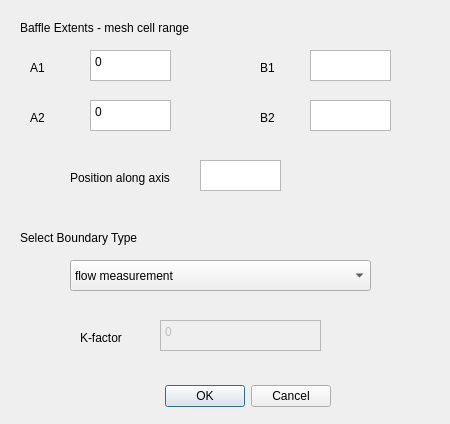
<?xml version="1.0" encoding="UTF-8"?>
<ui version="4.0">
 <class>BaffleDialog</class>
 <widget class="QDialog" name="BaffleDialog">
  <property name="geometry">
   <rect>
    <x>0</x>
    <y>0</y>
    <width>450</width>
    <height>424</height>
   </rect>
  </property>
  <property name="sizePolicy">
   <sizepolicy hsizetype="Fixed" vsizetype="Fixed">
    <horstretch>0</horstretch>
    <verstretch>0</verstretch>
   </sizepolicy>
  </property>
  <property name="minimumSize">
   <size>
    <width>450</width>
    <height>424</height>
   </size>
  </property>
  <property name="maximumSize">
   <size>
    <width>450</width>
    <height>424</height>
   </size>
  </property>
  <property name="windowTitle">
   <string>Special Boundary</string>
  </property>
  <widget class="QDialogButtonBox" name="buttonBox">
   <property name="geometry">
    <rect>
     <x>40</x>
     <y>380</y>
     <width>291</width>
     <height>32</height>
    </rect>
   </property>
   <property name="orientation">
    <enum>Qt::Horizontal</enum>
   </property>
   <property name="standardButtons">
    <set>QDialogButtonBox::Cancel|QDialogButtonBox::Ok</set>
   </property>
  </widget>
  <widget class="QLabel" name="label">
   <property name="geometry">
    <rect>
     <x>20</x>
     <y>230</y>
     <width>251</width>
     <height>16</height>
    </rect>
   </property>
   <property name="text">
    <string>Select Boundary Type</string>
   </property>
  </widget>
  <widget class="QComboBox" name="select">
   <property name="geometry">
    <rect>
     <x>70</x>
     <y>260</y>
     <width>301</width>
     <height>31</height>
    </rect>
   </property>
   <item>
    <property name="text">
     <string>flow measurement</string>
    </property>
   </item>
   <item>
    <property name="text">
     <string>barrier</string>
    </property>
   </item>
   <item>
    <property name="text">
     <string>headloss</string>
    </property>
   </item>
  </widget>
  <widget class="QLabel" name="kfactor">
   <property name="geometry">
    <rect>
     <x>80</x>
     <y>330</y>
     <width>201</width>
     <height>16</height>
    </rect>
   </property>
   <property name="text">
    <string>K-factor</string>
   </property>
  </widget>
  <widget class="QPlainTextEdit" name="value">
   <property name="enabled">
    <bool>false</bool>
   </property>
   <property name="geometry">
    <rect>
     <x>160</x>
     <y>320</y>
     <width>161</width>
     <height>31</height>
    </rect>
   </property>
   <property name="verticalScrollBarPolicy">
    <enum>Qt::ScrollBarAlwaysOff</enum>
   </property>
   <property name="plainText">
    <string>0</string>
   </property>
  </widget>
  <widget class="QLabel" name="label_4">
   <property name="geometry">
    <rect>
     <x>20</x>
     <y>20</y>
     <width>201</width>
     <height>16</height>
    </rect>
   </property>
   <property name="text">
    <string>Baffle Extents - mesh cell range</string>
   </property>
  </widget>
  <widget class="QLabel" name="A1">
   <property name="geometry">
    <rect>
     <x>30</x>
     <y>60</y>
     <width>51</width>
     <height>16</height>
    </rect>
   </property>
   <property name="text">
    <string>A1</string>
   </property>
  </widget>
  <widget class="QPlainTextEdit" name="extentA1">
   <property name="geometry">
    <rect>
     <x>90</x>
     <y>50</y>
     <width>81</width>
     <height>31</height>
    </rect>
   </property>
   <property name="verticalScrollBarPolicy">
    <enum>Qt::ScrollBarAlwaysOff</enum>
   </property>
   <property name="plainText">
    <string>0</string>
   </property>
  </widget>
  <widget class="QLabel" name="B1">
   <property name="geometry">
    <rect>
     <x>260</x>
     <y>60</y>
     <width>41</width>
     <height>16</height>
    </rect>
   </property>
   <property name="text">
    <string>B1</string>
   </property>
  </widget>
  <widget class="QPlainTextEdit" name="extentB1">
   <property name="geometry">
    <rect>
     <x>310</x>
     <y>50</y>
     <width>81</width>
     <height>31</height>
    </rect>
   </property>
   <property name="verticalScrollBarPolicy">
    <enum>Qt::ScrollBarAlwaysOff</enum>
   </property>
   <property name="horizontalScrollBarPolicy">
    <enum>Qt::ScrollBarAlwaysOff</enum>
   </property>
  </widget>
  <widget class="QPlainTextEdit" name="extentB2">
   <property name="geometry">
    <rect>
     <x>310</x>
     <y>100</y>
     <width>81</width>
     <height>31</height>
    </rect>
   </property>
   <property name="verticalScrollBarPolicy">
    <enum>Qt::ScrollBarAlwaysOff</enum>
   </property>
   <property name="horizontalScrollBarPolicy">
    <enum>Qt::ScrollBarAlwaysOff</enum>
   </property>
  </widget>
  <widget class="QLabel" name="B2">
   <property name="geometry">
    <rect>
     <x>260</x>
     <y>110</y>
     <width>41</width>
     <height>16</height>
    </rect>
   </property>
   <property name="text">
    <string>B2</string>
   </property>
  </widget>
  <widget class="QPlainTextEdit" name="extentA2">
   <property name="geometry">
    <rect>
     <x>90</x>
     <y>100</y>
     <width>81</width>
     <height>31</height>
    </rect>
   </property>
   <property name="verticalScrollBarPolicy">
    <enum>Qt::ScrollBarAlwaysOff</enum>
   </property>
   <property name="plainText">
    <string>0</string>
   </property>
  </widget>
  <widget class="QLabel" name="A2">
   <property name="geometry">
    <rect>
     <x>30</x>
     <y>110</y>
     <width>51</width>
     <height>16</height>
    </rect>
   </property>
   <property name="text">
    <string>A2</string>
   </property>
  </widget>
  <widget class="QLabel" name="label_pos">
   <property name="geometry">
    <rect>
     <x>70</x>
     <y>170</y>
     <width>121</width>
     <height>16</height>
    </rect>
   </property>
   <property name="text">
    <string>Position along axis</string>
   </property>
  </widget>
  <widget class="QPlainTextEdit" name="pos">
   <property name="geometry">
    <rect>
     <x>200</x>
     <y>160</y>
     <width>81</width>
     <height>31</height>
    </rect>
   </property>
   <property name="verticalScrollBarPolicy">
    <enum>Qt::ScrollBarAlwaysOff</enum>
   </property>
  </widget>
 </widget>
 <resources/>
 <connections>
  <connection>
   <sender>buttonBox</sender>
   <signal>accepted()</signal>
   <receiver>BaffleDialog</receiver>
   <slot>accept()</slot>
   <hints>
    <hint type="sourcelabel">
     <x>248</x>
     <y>254</y>
    </hint>
    <hint type="destinationlabel">
     <x>157</x>
     <y>274</y>
    </hint>
   </hints>
  </connection>
  <connection>
   <sender>buttonBox</sender>
   <signal>rejected()</signal>
   <receiver>BaffleDialog</receiver>
   <slot>reject()</slot>
   <hints>
    <hint type="sourcelabel">
     <x>316</x>
     <y>260</y>
    </hint>
    <hint type="destinationlabel">
     <x>286</x>
     <y>274</y>
    </hint>
   </hints>
  </connection>
 </connections>
</ui>
